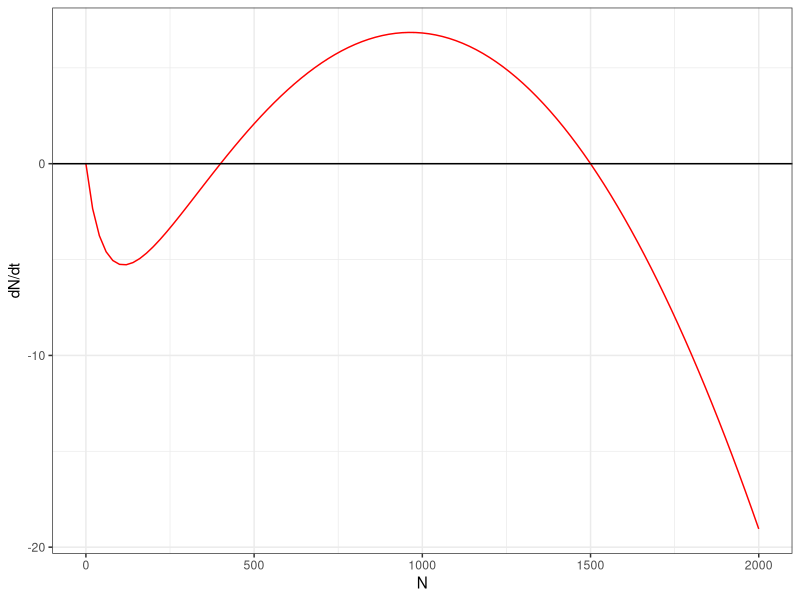
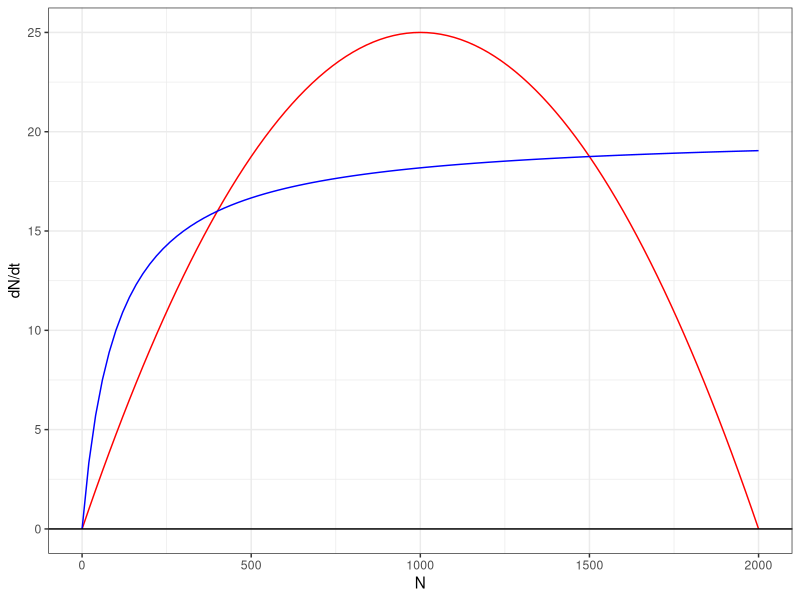
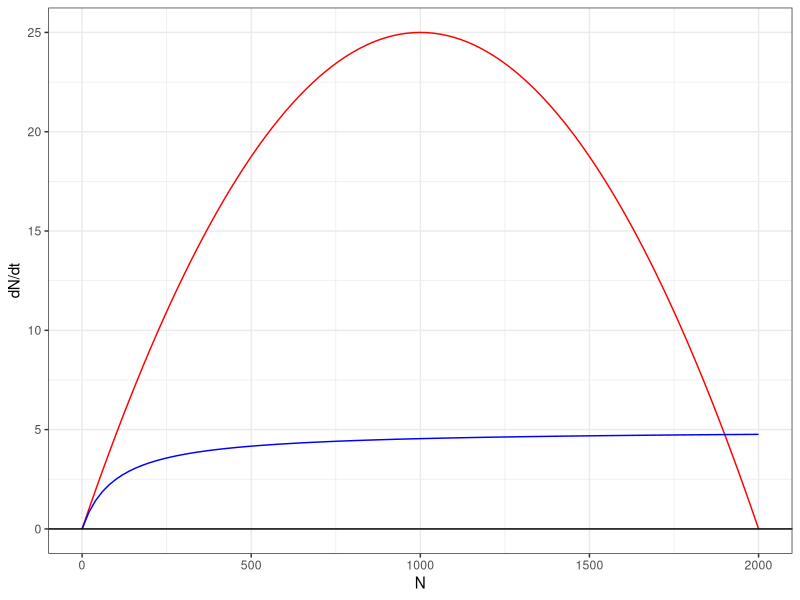
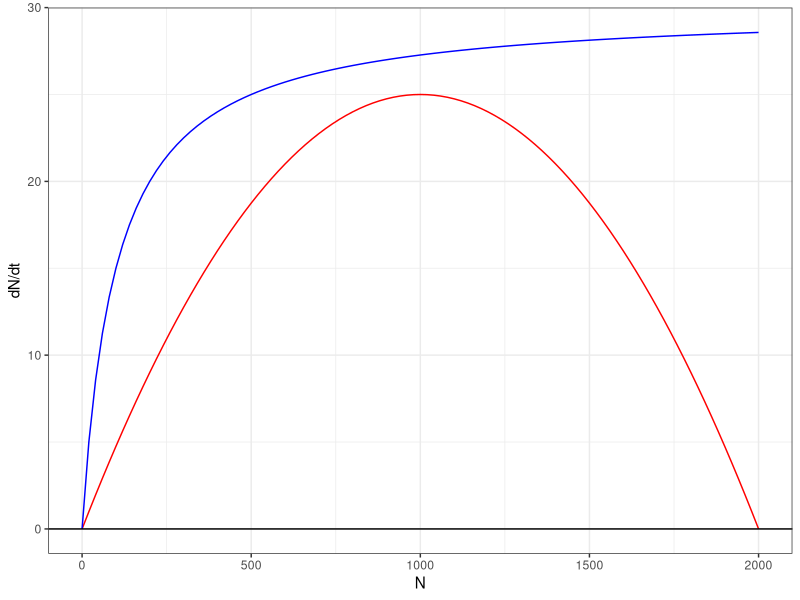
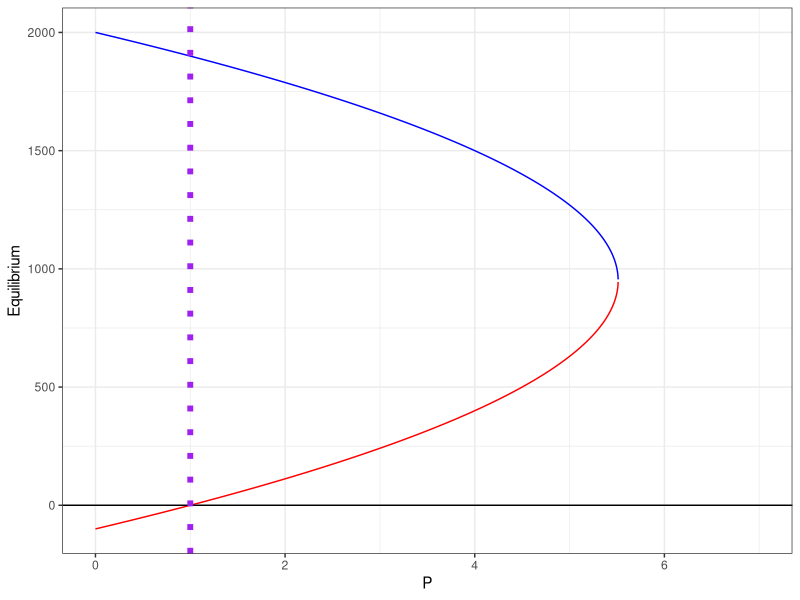

Generate these figures, in order, with R:
## ---- chunk 1
knitr::opts_chunk$set(echo = TRUE)

library(tidyverse)

## ---- chunk 2

#create the model
r <- 0.05
K <- 2000
P <- 4
a <- 0.05
h <- 0.2
function1 <- function(N) (r*N)*(1-(N/K))-((P*a*N)/(1+(a*h*N)))

#plot it
function1_plot <- ggplot(data.frame(N = 0:2000), aes(x = N)) +
  stat_function(fun = function1, color = "red") +
  geom_hline(yintercept = 0) +
  theme_bw()+
  ylab("dN/dt")

function1_plot


## ---- chunk 3

r <- 0.05
K <- 2000
P <- 4
a <- 0.05
h <- 0.2

function2 <- function(N) (r*N)*(1-(N/K))
function3 <- function(N) ((P*a*N)/(1+(a*h*N)))

function2_plot <- ggplot(data.frame(N = 0:2000), aes(x = N)) +
  stat_function(fun = function2, color = "red") +
  stat_function(fun = function3, color = "blue") +
  geom_hline(yintercept = 0) +
  theme_bw()+
  ylab("dN/dt")

function2_plot



## ---- chunk 4
########## P = 1
r <- 0.05
K <- 2000
P <- 1
a <- 0.05
h <- 0.2

function4 <- function(N) (r*N)*(1-(N/K))
function5 <- function(N) ((P*a*N)/(1+(a*h*N)))

function3_plot <- ggplot(data.frame(N = 0:2000), aes(x = N)) +
  stat_function(fun = function4, color = "red") +
  stat_function(fun = function5, color = "blue") +
  geom_hline(yintercept = 0) +
  theme_bw()+
  ylab("dN/dt")

function3_plot




## ---- chunk 5
############ P = 6

r <- 0.05
K <- 2000
P <- 6
a <- 0.05
h <- 0.2

function6 <- function(N) (r*N)*(1-(N/K))
function7 <- function(N) ((P*a*N)/(1+(a*h*N)))

function4_plot <- ggplot(data.frame(N = 0:2000), aes(x = N)) +
  stat_function(fun = function6, color = "red") +
  stat_function(fun = function7, color = "blue") +
  geom_hline(yintercept = 0) +
  theme_bw()+
  ylab("dN/dt")

function4_plot



## ---- chunk 6

r <- 0.05
K <- 2000
a <- 0.05
h <- 0.2
d <- 1/(a*h)

function8 <- function(P) (1/2) * ((K - d) - sqrt((K-d)^2 + ((4*K*d)/(r)) * (r - a * P)))

function9 <- function(P) (1/2) * ((K - d) + sqrt((K-d)^2 + ((4*K*d)/(r)) * (r - a * P))) 

function_8_9_plot <-ggplot(data.frame(P = 0:7) , aes(x = P)) +
stat_function(fun = function8, color = "red", n = 10000) + 
  stat_function(fun = function9, color = "blue", n = 10000) +
  geom_hline(yintercept = 0) +
  geom_vline(xintercept = 1, linetype = "dotted", color = "purple", size = 2) +
  theme_bw() +
  ylab("Equilibrium")

function_8_9_plot


